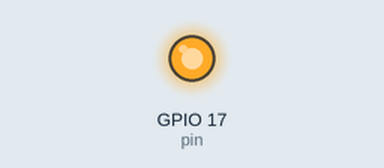
Recording of a program running on a simulated Raspberry Pi (BCM pin numbers). On the bench: output pins drawn as LEDs (lit = HIGH). What the program prints to the terminal is not drawn. At 2.0 s the program stops and its outputs stay as they are.

Above: at 0.1 s.
At 1.1 s:
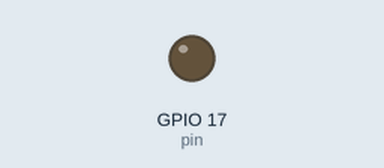
Timing chart, 0 to 2.6 s (numbered marks = the images above):
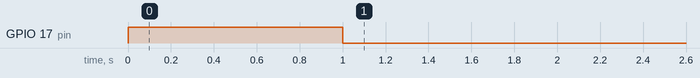

Measured:
- by itself, GPIO 17 (pin): LOW → HIGH at 0.00 s, → LOW 1.0 s later

The program:

prueba_rele.py
```python
import RPi.GPIO as GPIO
import time

GPIO.setmode(GPIO.BCM)

pin = 17

GPIO.setup(pin, GPIO.OUT)

GPIO.output(pin, GPIO.HIGH)

time.sleep(1)

GPIO.output(pin, GPIO.LOW)

time.sleep(1)

GPIO.cleanup()
print("apagado")
```
